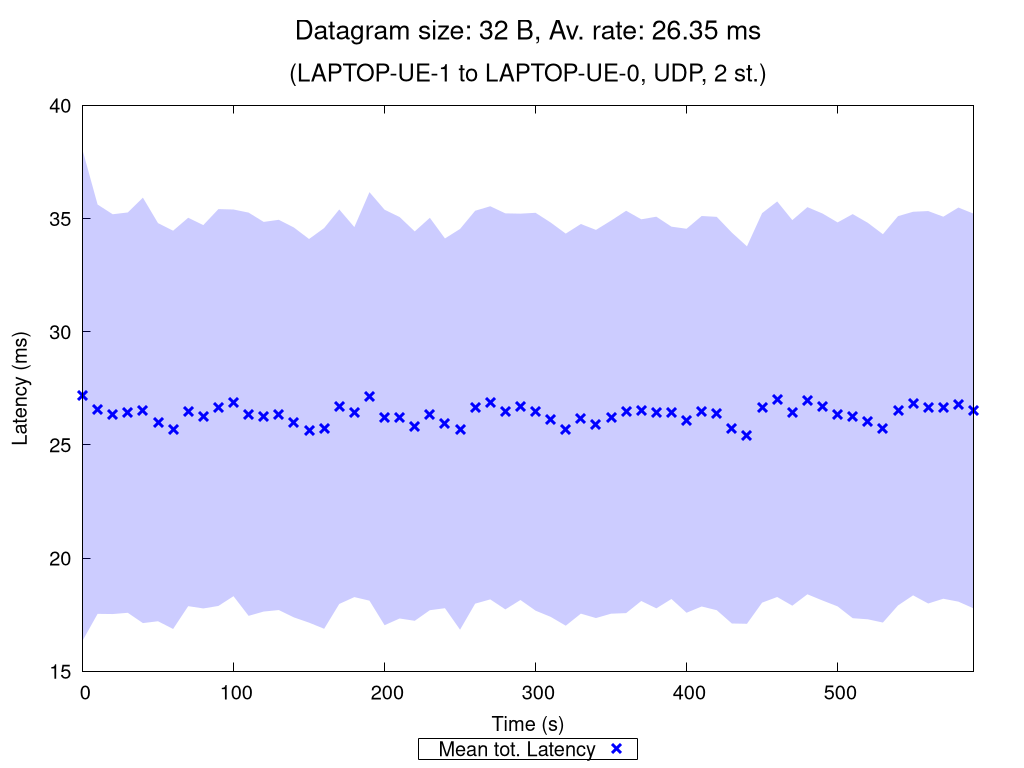

The script that saved this image:
set terminal pngcairo nocrop enhanced size 1024,768 font "Verdana,15"
set output "UDP_2_st_2020_10_12_00-33-42_two2one_00032B.png"

set title "{/=20 Datagram size: 32 B, Av. rate: 26.35 ms}\n\n{/=18 (LAPTOP-UE-1 to LAPTOP-UE-0, UDP, 2 st.)}"

set xlabel "Time (s)"
set ylabel "Latency (ms)"
set ytics nomirror
set key bmargin center horizontal box samplen 1 width -1
set bmargin 4.6
set rmargin 4.5

rf = 1.0  # rate factor
set style fill transparent solid 0.2 noborder
set autoscale xfix
plot "UDP_2_st_2020_10_12_00-33-42_two2one_00032B_iperf_processed.dat" using 1:($2/rf-$3/rf):($2/rf+$3/rf) with filledcurves lc rgb "blue" notitle, \
     "" using 1:($2/rf) with points pt 2 ps 1.5 lw 3 lc rgb "blue" title "Mean tot. Latency", \
